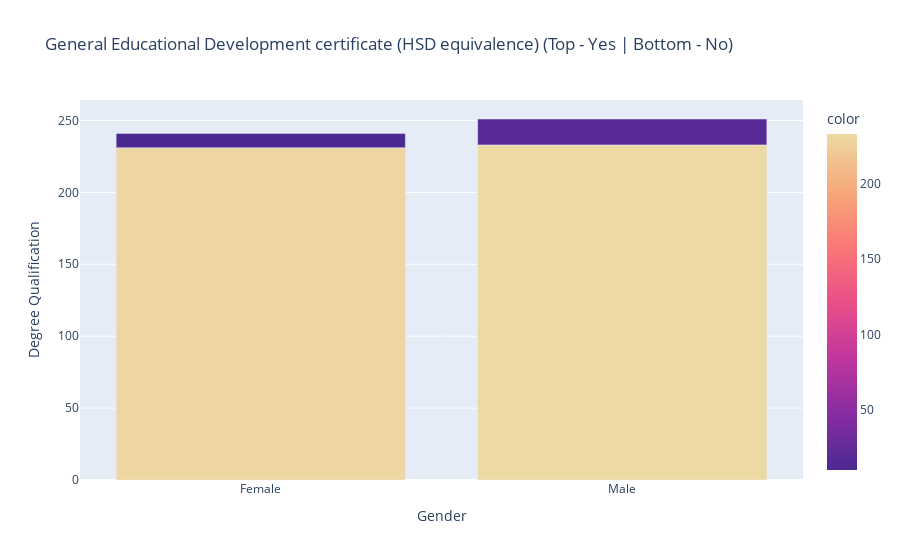

Notebook code for this chart:
### Code cell
# Chart of persons that achieved a General Education Development Certificate : Males Vs Females
bar = px.bar(
    x = educged_by_sex.SEX,
    y = educged_by_sex.EDUCGED,
    color= educged_by_sex.EDUCGED,
    hover_name= educged_by_sex.SEX,
    title = "General Educational Development certificate (HSD equivalence) (Top - Yes | Bottom - No)", 
    color_continuous_scale="agsunset"
)

bar.update_layout(
    xaxis_title = "Gender",
    yaxis_title = "Degree Qualification",
)
bar.show()

### Figure 1 — Plotly figure (JSON) as saved in the notebook; plotly's stock layout.template omitted (floating-point values rounded to 4 significant figures)
{"data": [{"alignmentgroup": "True", "hovertemplate": "<b>%{hovertext}</b><br><br>x=%{x}<br>y=%{y}<br>color=%{marker.color}<extra></extra>", "hovertext": ["Female", "Female", "Male", "Male"], "legendgroup": "", "marker": {"color": [231, 10, 233, 18], "coloraxis": "coloraxis", "pattern": {"shape": ""}}, "name": "", "offsetgroup": "", "orientation": "v", "showlegend": false, "textposition": "auto", "type": "bar", "x": ["Female", "Female", "Male", "Male"], "xaxis": "x", "y": [231, 10, 233, 18], "yaxis": "y"}], "layout": {"barmode": "relative", "coloraxis": {"colorbar": {"title": {"text": "color"}}, "colorscale": [[0, "rgb(75, 41, 145)"], [0.1667, "rgb(135, 44, 162)"], [0.3333, "rgb(192, 54, 157)"], [0.5, "rgb(234, 79, 136)"], [0.6667, "rgb(250, 120, 118)"], [0.8333, "rgb(246, 169, 122)"], [1, "rgb(237, 217, 163)"]]}, "legend": {"tracegroupgap": 0}, "title": {"text": "General Educational Development certificate (HSD equivalence) (Top - Yes | Bottom - No)"}, "xaxis": {"anchor": "y", "domain": [0, 1], "title": {"text": "Gender"}}, "yaxis": {"anchor": "x", "domain": [0, 1], "title": {"text": "Degree Qualification"}}}}
